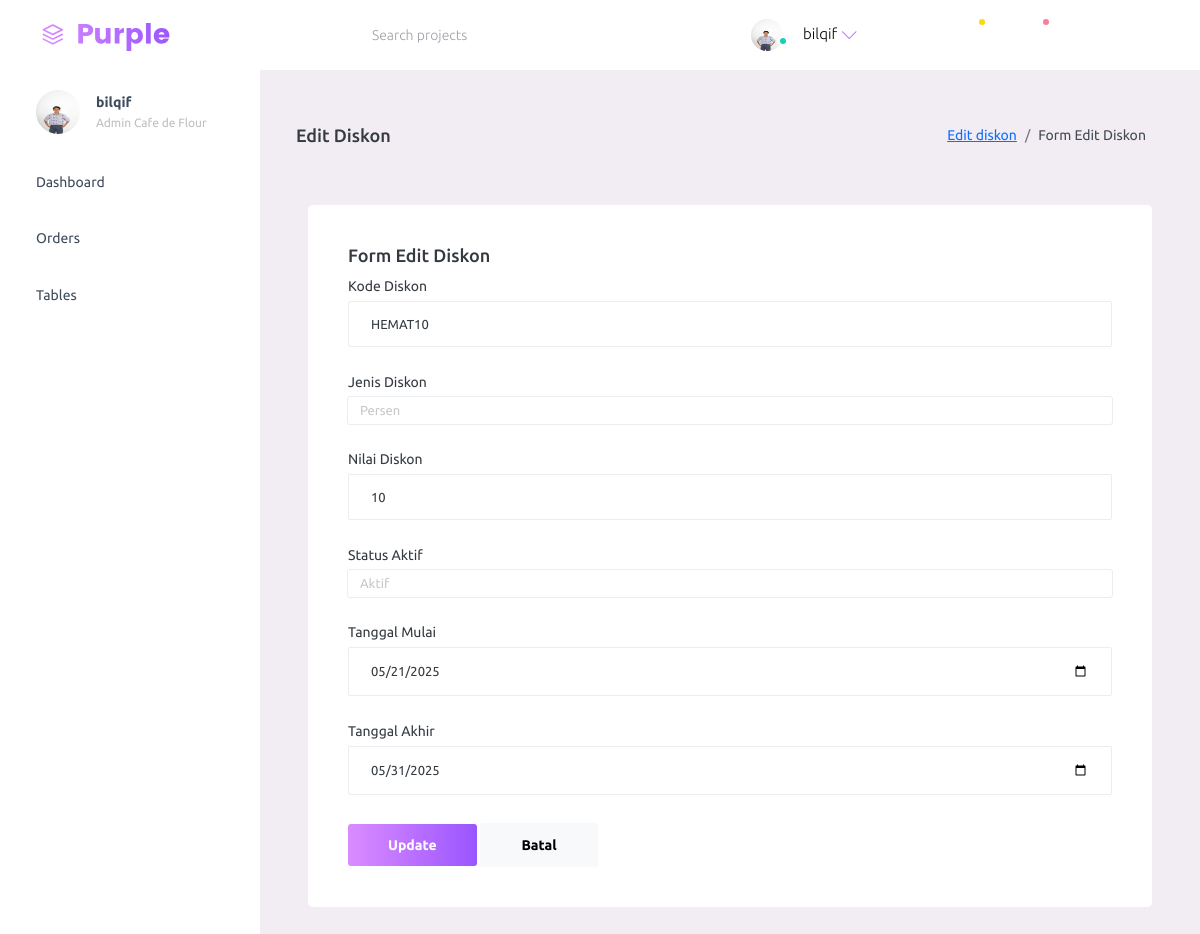
Page /website/purple-free/dist/backend/promo/formedit.php?id=1 (signed in) on the committed database.
### tables this page shows
CREATE TABLE `kode_promo` (
  `id` int NOT NULL,
  `kode` varchar(50) NOT NULL,
  `jenis` enum('persen','nominal') NOT NULL,
  `nilai` int NOT NULL,
  `aktif` tinyint(1) DEFAULT '1',
  `tanggal_mulai` date DEFAULT NULL,
  `tanggal_akhir` date DEFAULT NULL
);

### website/purple-free/dist/backend/promo/formedit.php (the view, shortened to what this page needs)
<?php
$nama_kasir = strtolower($_SESSION['nama_kasir']);
$foto_kasir = "/website/purple-free/dist/assets/images/faces/" . $nama_kasir . ".jpeg";
include '../../../../config/koneksi.php';
$id = $_GET['id'];
$query = mysqli_query($conn, "SELECT * FROM kode_promo WHERE id = $id");
$data = mysqli_fetch_assoc($query);
?>
<!DOCTYPE html>
<html lang="en">
  <head>
    <link rel="stylesheet" href="../../assets/vendors/mdi/css/materialdesignicons.min.css">
    <link rel="stylesheet" href="../../assets/vendors/ti-icons/css/themify-icons.css">
    <link rel="stylesheet" href="../../assets/vendors/css/vendor.bundle.base.css">
    <link rel="stylesheet" href="../../assets/vendors/font-awesome/css/font-awesome.min.css">
    <link rel="stylesheet" href="../../assets/vendors/select2/select2.min.css">
    <link rel="stylesheet" href="../../assets/vendors/select2-bootstrap-theme/select2-bootstrap.min.css">
    <link rel="stylesheet" href="../../assets/css/style.css">
  </head>
  <body>
    <div class="container-scroller">
      <nav class="navbar default-layout-navbar col-lg-12 col-12 p-0 fixed-top d-flex flex-row">
        <div class="text-center navbar-brand-wrapper d-flex align-items-center justify-content-start">
          <a class="navbar-brand brand-logo" href="../../index.php"><img src="../../assets/images/logo.svg" alt="logo" /></a>
        </div>
        <div class="navbar-menu-wrapper d-flex align-items-stretch">
          <button class="navbar-toggler navbar-toggler align-self-center" type="button" data-toggle="minimize">
            <span class="mdi mdi-menu"></span>
          </button>
          <div class="search-field d-none d-md-block">
            <form class="d-flex align-items-center h-100" action="#">
              <div class="input-group">
                <div class="input-group-prepend bg-transparent">
                  <i class="input-group-text border-0 mdi mdi-magnify"></i>
                </div>
                <input type="text" class="form-control bg-transparent border-0" placeholder="Search projects">
              </div>
            </form>
          </div>
          <ul class="navbar-nav navbar-nav-right">
            <li class="nav-item nav-profile dropdown">
              <a class="nav-link dropdown-toggle" id="profileDropdown" href="#" data-bs-toggle="dropdown" aria-expanded="false">
                <div class="nav-profile-img">
                  <img src="<?php echo $foto_kasir; ?>" alt="image">
                  <span class="availability-status online"></span>
                </div>
                <div class="nav-profile-text">
                  <p class="mb-1 text-black"><?php echo htmlspecialchars($_SESSION['nama_kasir']); ?></p>
                </div>
              </a>
            </li>
            <li class="nav-item d-none d-lg-block full-screen-link">
              <a class="nav-link">
                <i class="mdi mdi-fullscreen" id="fullscreen-button"></i>
              </a>
            </li>
            <li class="nav-item dropdown">
              <a class="nav-link count-indicator dropdown-toggle" id="messageDropdown" href="#" data-bs-toggle="dropdown" aria-expanded="false">
                <i class="mdi mdi-email-outline"></i>
                <span class="count-symbol bg-warning"></span>
              </a>
            </li>
            <li class="nav-item dropdown">
              <a class="nav-link count-indicator dropdown-toggle" id="notificationDropdown" href="#" data-bs-toggle="dropdown">
                <i class="mdi mdi-bell-outline"></i>
                <span class="count-symbol bg-danger"></span>
              </a>
            </li>
            <li class="nav-item nav-logout d-none d-lg-block">
              <a class="nav-link" href="#">
                <i class="mdi mdi-power"></i>
              </a>
            </li>
            <li class="nav-item nav-settings d-none d-lg-block">
              <a class="nav-link" href="#">
                <i class="mdi mdi-format-line-spacing"></i>
              </a>
            </li>
          </ul>
        </div>
      </nav>
      <div class="container-fluid page-body-wrapper">
        <nav class="sidebar sidebar-offcanvas" id="sidebar">
          <ul class="nav">
            <li class="nav-item nav-profile">
              <a href="#" class="nav-link">
                <div class="nav-profile-image">
                  <img src="<?php echo $foto_kasir; ?>" alt="image">
                </div>
                <div class="nav-profile-text d-flex flex-column">
                  <span class="font-weight-bold mb-2"><?php echo htmlspecialchars($_SESSION['nama_kasir']); ?></span>
                  <span class="text-secondary text-small">Admin Cafe de Flour</span>
                </div>
                <i class="mdi mdi-bookmark-check text-success nav-profile-badge"></i>
              </a>
            </li>
            <li class="nav-item">
              <a class="nav-link" href="../../index.php">
                <span class="menu-title">Dashboard</span>
                <i class="mdi mdi-home menu-icon"></i>
              </a>
            </li>
            <li class="nav-item">
              <a class="nav-link" data-bs-toggle="collapse" href="#charts" aria-expanded="false" aria-controls="charts">
                <span class="menu-title">Orders</span>
                <i class="mdi mdi-chart-bar menu-icon"></i>
              </a>
            </li>
            <li class="nav-item">
              <a class="nav-link" data-bs-toggle="collapse" href="#tables" aria-expanded="false" aria-controls="tables">
                <span class="menu-title">Tables</span>
                <i class="mdi mdi-table-large menu-icon"></i>
              </a>
            </li>
        </nav>
<div class="main-panel">
  <div class="content-wrapper">
    <div class="page-header">
      <h3 class="page-title"> Edit Diskon </h3>
      <nav aria-label="breadcrumb">
        <ol class="breadcrumb">
          <li class="breadcrumb-item"><a href="#">Edit diskon</a></li>
          <li class="breadcrumb-item active" aria-current="page">Form Edit Diskon</li>
        </ol>
      </nav>
    </div>
<div class="container mt-5">
  <div class="card">
    <div class="card-body">
      <h4 class="card-title">Form Edit Diskon</h4>
      <form method="POST" action="../../backend/promo/update.php">
        <div class="form-group">
          <label>Kode Diskon</label>
          <input type="text" name="kode" class="form-control" value="<?= $data['kode']; ?>" required>
        </div>
        <div class="form-group">
          <label>Jenis Diskon</label>
          <select name="jenis" class="form-control" required>
            <option value="persen" <?= $data['jenis'] == 'persen' ? 'selected' : ''; ?>>Persen</option>
          </select>
        </div>
        <div class="form-group">
          <label>Nilai Diskon</label>
          <input type="number" name="nilai" class="form-control" value="<?= $data['nilai']; ?>" required>
        </div>
        <div class="form-group">
          <label>Status Aktif</label>
          <select name="aktif" class="form-control" required>
            <option value="1" <?= $data['aktif'] == 1 ? 'selected' : ''; ?>>Aktif</option>
          </select>
        </div>
        <div class="form-group">
          <label>Tanggal Mulai</label>
          <input type="date" name="tanggal_mulai" class="form-control" value="<?= $data['tanggal_mulai']; ?>" required>
        </div>
        <div class="form-group">
          <label>Tanggal Akhir</label>
          <input type="date" name="tanggal_akhir" class="form-control" value="<?= $data['tanggal_akhir']; ?>" required>
        </div>
        <button type="submit" name="update" class="btn btn-gradient-primary">Update</button>
        <a href="../../pages/tables/basic-table-diskon.php" class="btn btn-light">Batal</a>
      </form>
    </div>
  </div>
</div>
        </div>
      </div>
    </div>
  </body>
</html>

### rows in the picture
kode_promo: kode "HEMAT10", jenis "Persen", nilai "10", aktif "Aktif", tanggal_mulai "05/21/2025", tanggal_akhir "05/31/2025"

### other values in the picture
$_SESSION['nama_kasir'] "bilqif"
